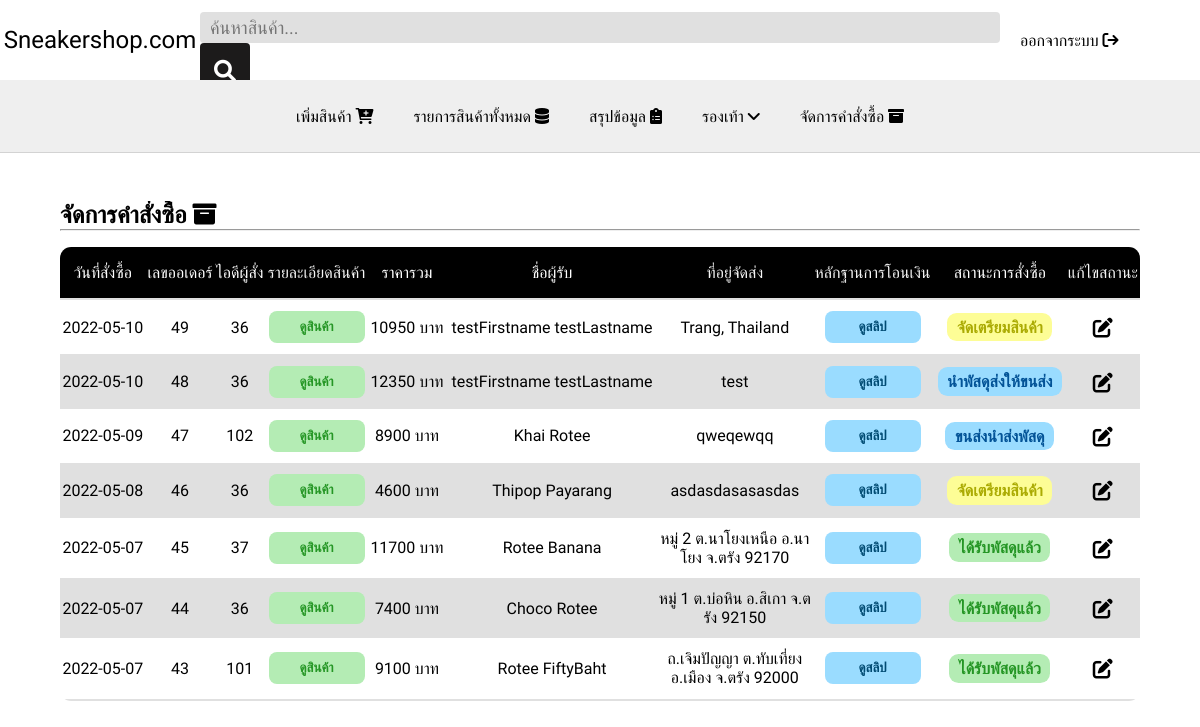
Screenshot of /ordermanage.php?order=order_id&&sort=DESC (signed in) with the database file from the repository.
### tables this page shows
CREATE TABLE `order_record` (
  `order_id` int(11) NOT NULL,
  `user_id` bigint(20) NOT NULL,
  `customer_name` varchar(50) NOT NULL,
  `customer_address` text NOT NULL,
  `send_date` date NOT NULL,
  `order_status` varchar(50) NOT NULL,
  `total_price` int(11) NOT NULL,
  `image_slip` text NOT NULL
);

### ordermanage.php (the view, shortened to what this page needs)
<?php
    include 'php/config.php';
?>
<!DOCTYPE html>
<html lang="en">
<head>
    <link rel="stylesheet" href="css/admin.css">
    <link rel="stylesheet" href="css/fontawesome/css/all.min.css">
</head>
<body>
    <header>
        <div class="container">
            <div class="logo">Sneakershop.com</div>
            <div class="serch-box">
                <form action="#">
                    <input type="text" placeholder="ค้นหาสินค้า..." required>
                    <button type="submit" required><i class="fa fa-search" aria-hidden="true"></i></button>
                </form>
            </div>
            <div class="action-list-box">
                <div class="login-box"><a href="logout.php">ออกจากระบบ </a><i class="fa-solid fa-arrow-right-from-bracket"></i></div>
            </div>
        </div>
    </header>
    <nav>
        <div class="nav-contrainer">
            <ul>
                <li><a href="addproduct.php">เพิ่มสินค้า <i class="fa-solid fa-cart-plus"></i></a></li>
                <li><a href="shoesdata.php">รายการสินค้าทั้งหมด <i class="fa-solid fa-database"></i></a></li>
                <li><a href="summary.php">สรุปข้อมูล <i class="fa-solid fa-clipboard-list"></i></a></li>
                <li>รองเท้า <i class="fa fa-angle-down" aria-hidden="true"></i></li>
                <li><a href="ordermanage.php">จัดการคำสั่งซื้อ <i class="fa-solid fa-box-archive"></i></a></li>
            </ul>
        </div>
    </nav>
    <main>
        <div class="table-con">
            <div>
                <h2>จัดการคำสั่งซื้อ <i class="fa-solid fa-box-archive"></i></h2>
                <hr>
            </div>
            <table>
                <?php
                    if(isset($_GET['order'])){
                        $order = $_GET['order'];
                    }else{
                        $order = 'order_id';
                    }
                    if(isset($_GET['sort'])){
                        $sort = $_GET['sort'];
                    }else{
                        $sort = 'ASC';
                    }
                    $select_product = mysqli_query($conn, "SELECT * FROM `order_record` ORDER BY $order $sort");
                    if(mysqli_num_rows($select_product) > 0){
                        $sort == 'DESC' ? $sort = 'ASC' : $sort = 'DESC';
                        echo "<thead>
                                <tr>
                                    <th><a href='?order=send_date&&sort=$sort'>วันที่สั่งซื้อ</a></th>
                                    <th><a href='?order=order_id&&sort=$sort'>เลขออเดอร์</a></th>
                                    <th><a href='?order=user_id&&sort=$sort'>ไอดีผู้สั่ง</a></th>
                                    <th>รายละเอียดสินค้า</th>
                                    <th><a href='?order=total_price&&sort=$sort'>ราคารวม</a></th>
                                    <th><a href='?order=customer_name&&sort=$sort'>ชื่อผู้รับ</a></th>
                                    <th>ที่อยู่จัดส่ง</th>
                                    <th>หลักฐานการโอนเงิน</th>
                                    <th><a href='?order=order_status&&sort=$sort'>สถานะการสั่งซื้อ</a></th>
                                    <th>แก้ไขสถานะ</th>
                                </tr>
                            </thead>";
                    ?>
                <tbody>
                    <?php
                    while($rows = mysqli_fetch_assoc($select_product)){
                    ?>
                    <tr>
                        <td><?php echo $rows['send_date']?></td>
                        <td><?php echo $rows['order_id']?></td>
                        <td><?php echo $rows['user_id']?></td>
                        <td class="btn-td">
                            <form action="" method="POST">
                                <input type="submit" class="btn" value="ดูสินค้า" name="order_detail">
                            </form>
                        </td>
                        <td><?php echo $rows['total_price']?> บาท</td>
                        <td><?php echo $rows['customer_name']?></td>
                        <td style="max-width:9rem; word-break:break-all;"><?php echo $rows['customer_address']?></td>
                        <td>
                            <form action="" method="post" name="slipForm">
                                <input type="submit" class="btn" value="ดูสลิป" name="openSlip" style="color:#004b73; background-color:#9adcff;">
                            </form>
                        </td>
                        <td>
                            <span class="order-status">
                                <?php
                                    if($rows['order_status'] == 'pre'){
                                        echo 'จัดเตรียมสินค้า';
                                    }elseif($rows['order_status'] == 'send1'){
                                        echo 'นำพัสดุส่งให้ขนส่ง';
                                    }elseif($rows['order_status'] == 'send2'){
                                        echo 'ขนส่งนำส่งพัสดุ';
                                    }elseif($rows['order_status'] == 'suc'){
                                        echo 'ได้รับพัสดุแล้ว';
                                    }elseif($rows['order_status'] == 'err1'){
                                        echo 'เกิดปัญหาระหว่างการขนส่ง';
                                    }elseif($rows['order_status'] == 'err2'){
                                        echo 'เกิดปัญหาการชำระเงิน';
                                    }
                                ?>
                            </span>
                        </td>
                        <td>
                            <form action="" method="post" name="editForm">
                                <button type="submit" name="editOrder" class="sub-btn"><i class="fa-solid fa-pen-to-square" style="font-size: 20px; cursor:pointer;"></i></button>
                            </form>
                        </td>
                    </tr>
                    <?php
                            }
                        }
                    ?>
                </tbody>
            </table>
        </div>
    </main>
</body>
</body>
</html>

### css/admin.css (style rules this page uses)
* { padding: 0; margin: 0; box-sizing: border-box; font-family: 'Prompt',sans-serif; }
header { background-color: #fff; color: black; width: 100%; height: 10vh; display: flex; position: sticky; }
nav { position: sticky; }
header .container { width: 100%; display: grid; grid-template-columns: 1fr 3fr 1fr; align-items: center; place-items: center; }
header .container .logo { font-size: 24px; }
header .container .serch-box { width: 100%; display: flex; justify-content: center; grid-gap:0px; }
.container .serch-box input { outline: none; border: none; }
.container .serch-box input[type=text] { width: 800px; max-height: 100%; font-size: 18px; padding: 5px 10px; border-radius: 4px; background-color: rgb(224, 224, 224); }
.container .serch-box button { width: 50px; height: 100%; font-size: 22px; border-radius: 4px; border: none; background-color: rgb(28 , 27, 27); box-shadow: inset 0 0 0 0 #fff; color: #fff; cursor: pointer; transition: all 0.3s ease-out; }
header .container .action-list-box { padding-left:20px; padding-right:30px; display: flex; width: 100%; justify-content: space-between; }
.action-list-box .login-box { cursor: pointer; transition: all 0.3s ease; }
.login-box a { color: black; text-decoration: none; }
nav { width: 100%; background-color: rgb(239, 239, 239); border-bottom: 0.5px solid rgb(211, 211, 211); }
.nav-contrainer { width: 100%; height: 9vh; display: flex; justify-content: center; align-items: center; }
.nav-contrainer ul { display: flex; list-style: none; }
.nav-contrainer ul li { margin-left:20px; margin-right:20px; cursor: pointer; }
.nav-contrainer ul li a { color: black; text-decoration: none; }

### ordermanage.php (style rules this page uses)
a { text-decoration: none; color: black; }
main { padding-top: 3rem; display: grid; place-items: center; }
.table-con { width: 90%; height: 70vh; overflow:auto; }
table { border-collapse: collapse; width: 100%; border-radius: 0.7rem; margin-top: 1rem; overflow: hidden; }
table>thead { background-color: black; color: #fff; }
table>thead>tr>th { padding: 1rem 0; font-weight: 400; color:whitesmoke; }
table>thead>tr>th>a { color: white; }
table>tbody>tr { text-align: center; }
table>tbody>tr>td { padding: 0.7rem 0; }
tr:nth-child(even) { background: rgb(224, 224, 224); }
tr:last-child { border-bottom: 2px solid rgb(224, 224, 224); }
.btn { margin: 0 auto; background-color: #b4ecb4; color: #259625; font-weight: 600; width: 6rem; padding: 0.5rem; border: none; border-radius: 0.5rem; cursor: pointer; transition: 0.2s all linear; }
.order-status { padding: 0.3rem 0.6rem; border-radius: 0.6rem; font-weight: 600; }
.sub-btn { border: none; background-color: transparent; font-size: 24px; transition: 0.2s all linear; }

### rows the page displays
order_record: send_date "2022-05-10", order_id "49", user "36", total_price "10950", customer_name "testFirstname testLastname", customer_address "Trang, Thailand", order_status "จัดเตรียมสินค้า"
order_record: send_date "2022-05-10", order_id "48", user "36", total_price "12350", customer_name "testFirstname testLastname", customer_address "test", order_status "นำพัสดุส่งให้ขนส่ง"
order_record: send_date "2022-05-09", order_id "47", user "102", total_price "8900", customer_name "Khai Rotee", customer_address "qweqewqq", order_status "ขนส่งนำส่งพัสดุ"
order_record: send_date "2022-05-08", order_id "46", user "36", total_price "4600", customer_name "Thipop Payarang", customer_address "asdasdasasasdas", order_status "จัดเตรียมสินค้า"
order_record: send_date "2022-05-07", order_id "45", user "37", total_price "11700", customer_name "Rotee Banana", customer_address "หมู่ 2 ต.นาโยงเหนือ อ.นาโยง จ.ตรัง 92170", order_status "ได้รับพัสดุแล้ว"
order_record: send_date "2022-05-07", order_id "44", user "36", total_price "7400", customer_name "Choco Rotee", customer_address "หมู่ 1 ต.บ่อหิน อ.สิเกา จ.ตรัง 92150", order_status "ได้รับพัสดุแล้ว"
order_record: send_date "2022-05-07", order_id "43", user "101", total_price "9100", customer_name "Rotee FiftyBaht", customer_address "ถ.เจิมปัญญา ต.ทับเที่ยง อ.เมือง จ.ตรัง 92000", order_status "ได้รับพัสดุแล้ว"
